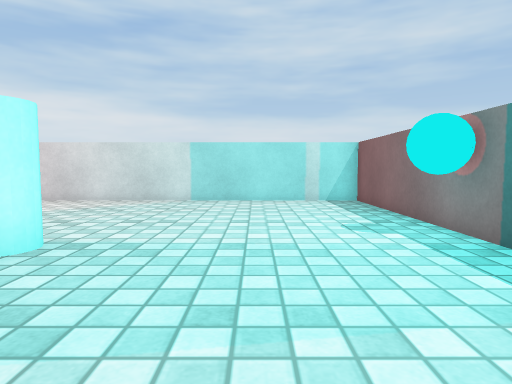
view 1 (above)

13 first-person views from a walk through a scene from a Unity 3-D project. The camera is 0.55 m above the floor, tilts 4° down and sees 75° across. The floor is counted in squares, 0.5 m on a side. Each view is taken from the middle of a square. On the plan, view 1 faces up. The plan holds only what a view shows up to about 13 squares ahead; the rest is blank. Surface patterns are stand-ins for the level's own textures.

view 2
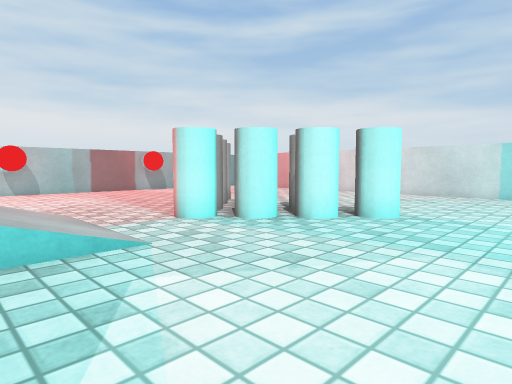

view 3
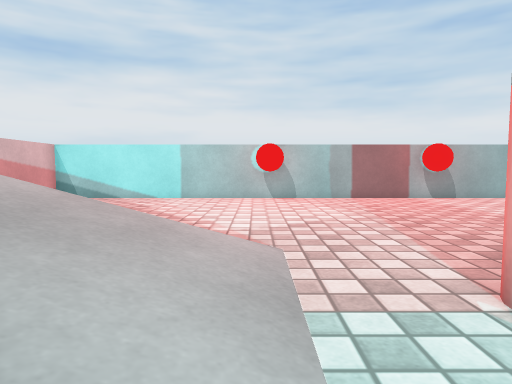

view 4
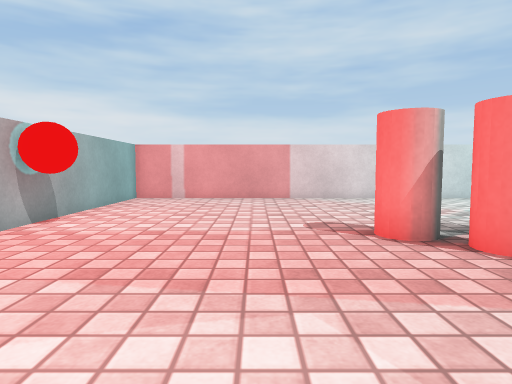

view 5
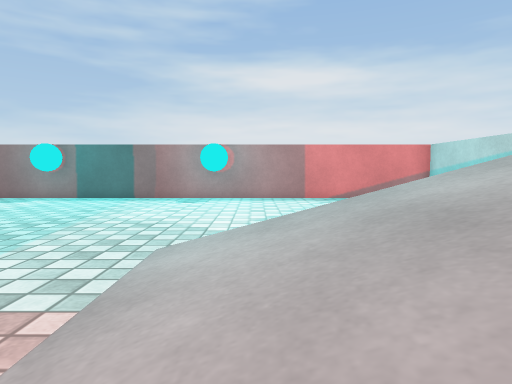

view 6
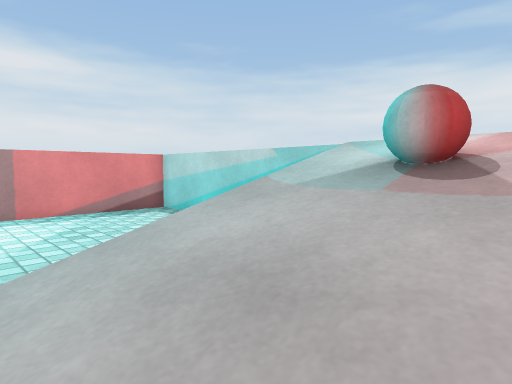

view 7
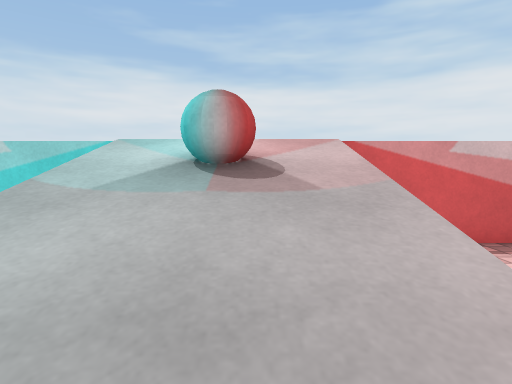

view 8
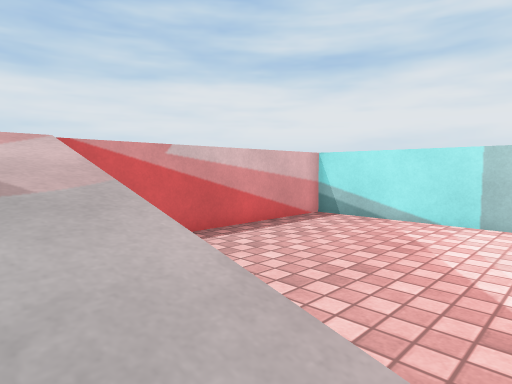

view 9
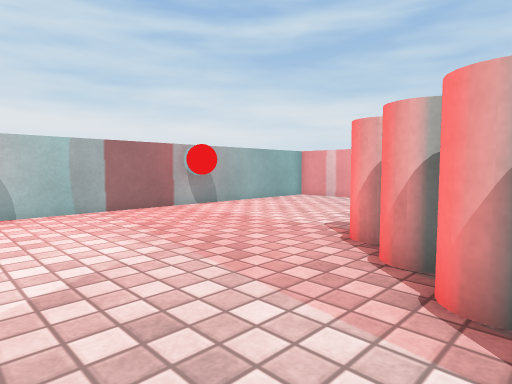

view 10
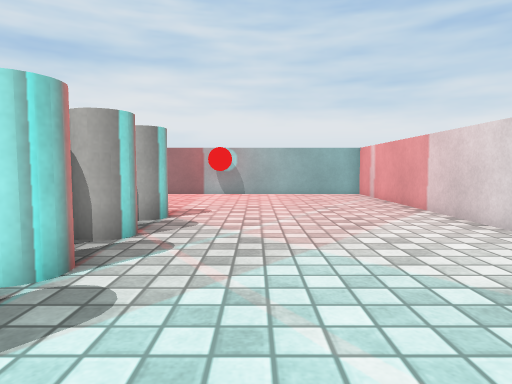

view 11
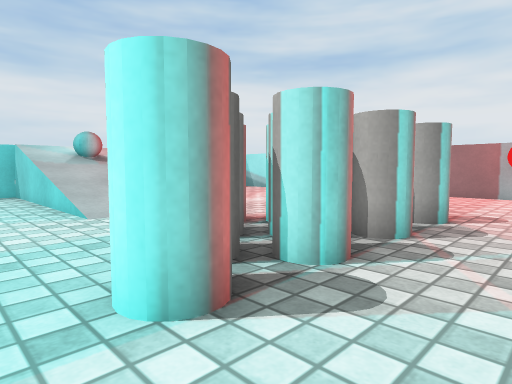

view 12
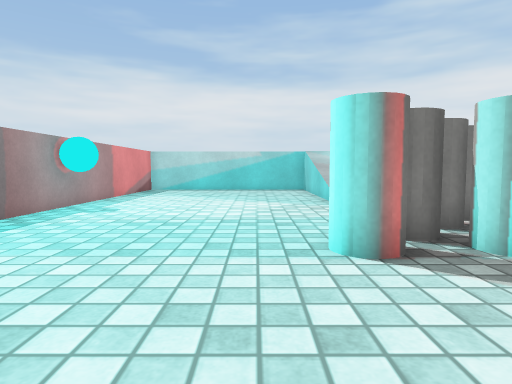

view 13
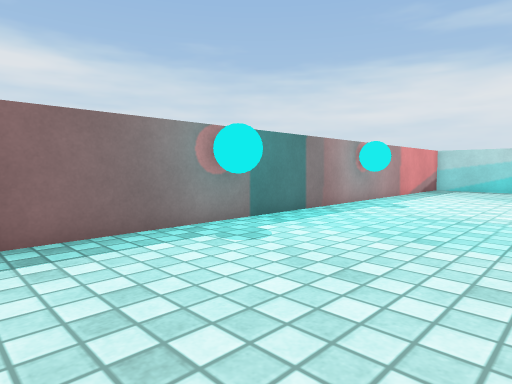

### Floor plan
Key: @ floor where view 1 was taken; # wall or solid block; . floor; / step, stairs or slope; v drop or lower ground; B cyan ball; R red ball; O other object.
Columns run from 17 left of view 1 to 4 right of it. Each row starts with its distance up from view 1.
 12 ######################
 11 #....................#
 10 #....................#
  9 #....................#
  8 #....................#
  7 #....................#
  6 #R..................B#
  5 #R.....OOOOOOOO.....B#
  4 #......OOOOOOOO......#
  3 #.......OOOOOO.......#
  2 #........OOOO........#
  1 #.........OO.........#
  0 #R...............@..B#
 -1 #R.......////.......B#
 -2 #........////........#
 -3 #........////........#
 -4 #....... ////........#
 -5 #....... ////.  .....#
 -6 #....... /OO/.   ....#
 -7 #......  /OO/.    ...#
 -8 #......  vvvv.     ..#
 -9 #########   ##########

Where each view was taken, in squares from view 1:
view 1: 0 up, 0 right, facing up
view 2: 3 down, 0 right, facing up-left
view 3: 1 down, 4 left, facing left
view 4: 1 down, 12 left, facing up
view 5: 2 down, 9 left, facing right
view 6: 2 down, 8 left, facing down-right
view 7: 2 down, 7 left, facing down
view 8: 2 down, 7 left, facing down-left
view 9: 1 down, 7 left, facing up-left
view 10: 7 up, 2 left, facing left
view 11: 7 up, 2 left, facing down-left
view 12: 9 up, 2 left, facing down
view 13: 10 up, 2 left, facing down-right
